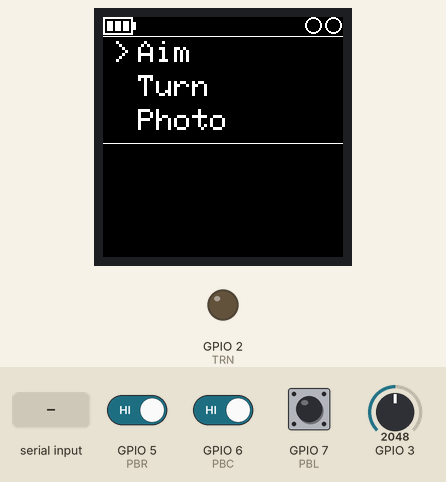
Simulated run of this sketch. Board: ESP32-S3. On the bench: 240×240 colour display, output pins drawn as LEDs (lit = HIGH). Inputs (shaded band) come from the test bench; at power-on: GPIO 5 (PBR) HIGH, GPIO 6 (PBC) HIGH, GPIO 3 = 2048, GPIO 7 (PBL) HIGH.

Above: at 2.4 s.
2.5 s: "f" received over the second serial link
At 3.6 s:
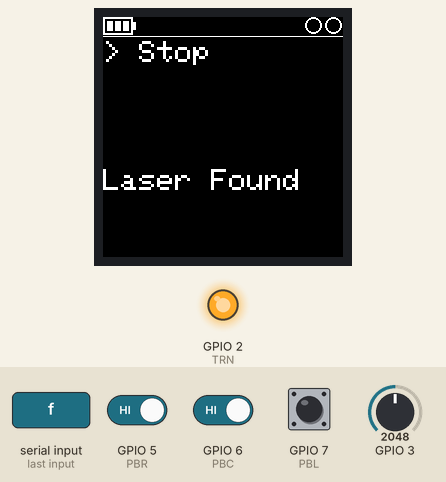
5.5 s: "n" received over the second serial link
At 6.5 s:
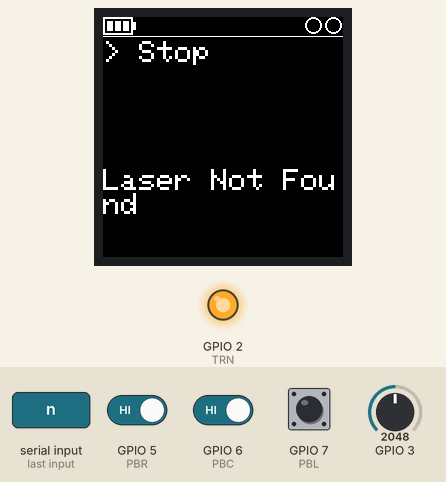
8.5 s: "c" received over the second serial link
At 9.6 s:
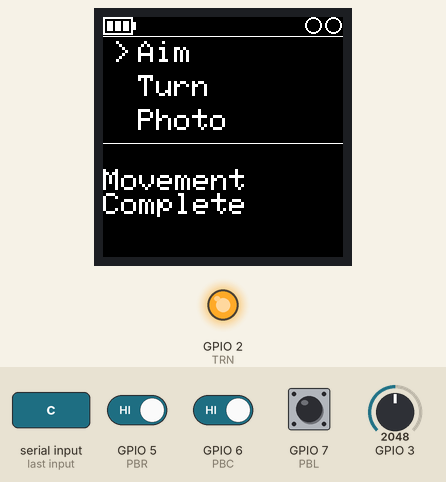
11.5 s: GPIO 5 (PBR) driven LOW
At 12.1 s:
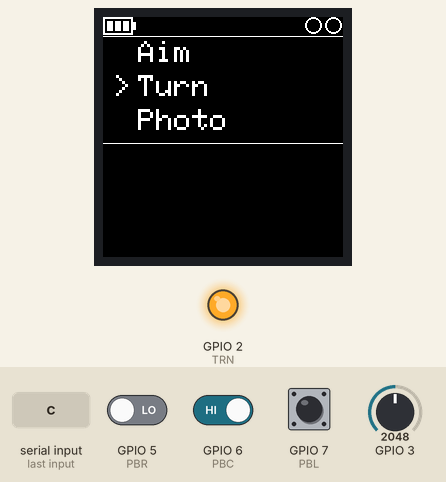
13.0 s: GPIO 6 (PBC) driven LOW
At 14.0 s:
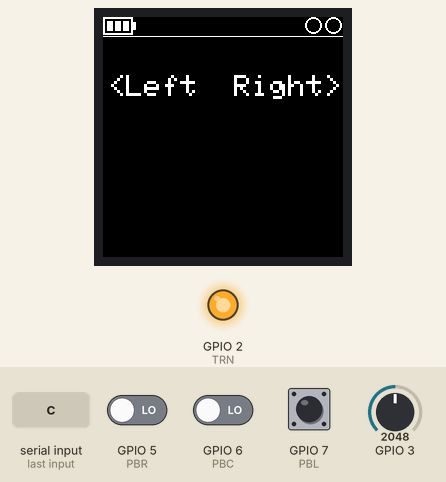
14.5 s: "a" received over the second serial link
At 15.6 s:
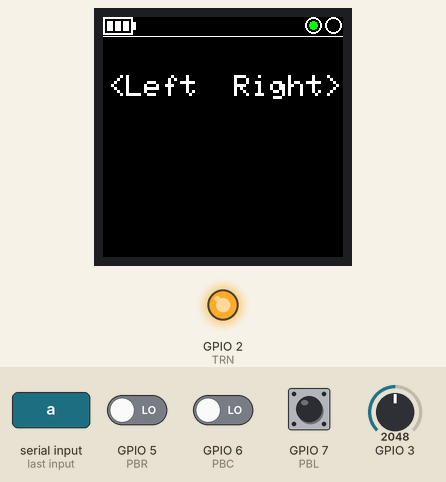
Timing chart, 0 to 17.5 s (numbered marks = the images above; inputs shaded):
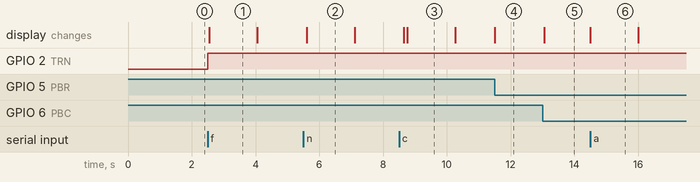

The sketch:

SonySpresense.ino
```cpp
#include <SoftwareSerial.h>
#include <ros.h>
#include <std_msgs/String.h>

#include <SPI.h> //SPI library for the screen

#include <Adafruit_GFX.h>    // Core graphics functions library
#include <Adafruit_ST7789.h> // Hardware-specific library for ST7789

//IO pin definitions
#define TRN 2 // Transistor pin
#define PBR 5 // Right pushbutton pin
#define PBC 6 // Central pushbutton pin
#define PBL 7 // Left pushbutton pin

// Screen pin definitions
#define TFT_CS 10 // SPI Chip Select Pin
#define TFT_RST 9 // SPI Reset Pin
#define TFT_DC 8 // SPI Data/Command Pin

//Ease of use definitions
#define LENGTH(X) (sizeof X/sizeof X[0])// Function for array length
#define LW 34 //Line width
#define YO 24 //Y offset
#define TO 35 //Text offset

Adafruit_ST7789 tft = Adafruit_ST7789(TFT_CS, TFT_DC, TFT_RST);

static int guilen = 3; //Length of Gui Page
static int guipages = 3; //Number of gui page
char guipos = 0; //Current GUI position
char guipg = 0; //Current page of GUI
char* guitext[3][3] = {{"Aim", "Turn", "Photo"}, {"INT1", "INT2", "INT3"}, {"Move", "Back", "Back & Off"}};
char commandtxt[3][3] = {{'A', 'T', 'P'}, {'X', 'Y', 'Z'}, {'M', 'B', 'O'}};
char command = 'A';


bool buttonpress[3] = {false, false, false}; //Debounce flags
bool DF = 1; //Default Menu Flag, If a menu change resukts in
bool LF = 0; //Laser Flag
bool LIF = 0; //Left Intterupt flag, 1 if in turning mode
bool RIF = 0; //Right Interrupt Flag, 1 if in turning mode

int laseroff() {
  digitalWrite(TRN, 1); //Turn off Laser
  LF = 0; //Lower Laser Flag
  tft.fillCircle(230, 8, 4, ST77XX_BLACK); //Turn off top GUI Indicator
  return 0; //Return 0 to deconstruct original timer
}
void laseron() {
  digitalWrite(TRN, 0);
  LF = 1;
  tft.fillCircle(230, 8, 4, ST77XX_BLUE);
}
void fire() { //Fire command that lets only the 'M','P' and 'S' command get transmitted
  switch (command) {
    case 'M':
      Serial2.write(command);
      break;
    case 'P':
      Serial2.write(command);
      screenstate(command);
      break;
    case 'S':
      Serial2.write(command);
      screenstate(command);
      break;
    default:
      screenstate(command);
      break;
  }
}
void guiup() {
  if (guipos > 0) {
    tft.setCursor(10, YO + guipos * LW);
    tft.setTextColor(ST77XX_BLACK);
    tft.print(">");  //Delete old cursor

    guipos--; //Decrement gui position
    command = commandtxt[guipg][guipos]; //Change active command

    tft.setCursor(10, YO + guipos * LW);
    tft.setTextColor(ST77XX_WHITE);
    tft.print(">"); //Print new cursor
  } else if ((guipos == 0) && (guipg != 0) && (guipg != 2)) {
    tft.setCursor(10, YO + guipos * LW);
    tft.setTextColor(ST77XX_BLACK);
    tft.print(">"); //Delete old cursor

    guipos = guilen - 1; //Increment gui position
    guipg--;
    command = commandtxt[guipg][guipos]; //Change active command
    printmenu(); //Change to new page
  }
}

void guidown() {
  if (guipos < (guilen - 1)) {
    tft.setCursor(10, YO + guipos * LW);
    tft.setTextColor(ST77XX_BLACK);
    tft.print(">"); //Delete old cursor

    guipos++; //Increment gui position
    command = commandtxt[guipg][guipos]; //Change active command

    tft.setCursor(10, YO + guipos * LW);
    tft.setTextColor(ST77XX_WHITE);
    tft.print(">"); //Print new cursor
  } else if ((guipos == (guilen - 1)) && (guipg < (guipages - 2))) {
    tft.setCursor(10, YO + guipos * LW);
    tft.setTextColor(ST77XX_BLACK);
    tft.print(">"); //Delete old cursor

    guipos = 0; //Increment gui position
    guipg++;
    command = commandtxt[guipg][guipos]; //Change active command
    printmenu(); //Change to new page
  }
}

void Tleft() { //ISR for left button in turn mode
  Serial2.write('L');
}
void Tright() { //ISR for right button in turn mode
  Serial2.write('R');
}
void left() {//ISR for left button in menu mode
  static unsigned long OldIntTimeL;
  unsigned long IntTimeL = millis();
  if ((IntTimeL - OldIntTimeL) > 100) {
    guiup();
  }
  OldIntTimeL = IntTimeL;
}
void right() {//ISR for right button in menu mode
  static unsigned long OldIntTimeR;
  unsigned long IntTimeR = millis();
  if ((IntTimeR - OldIntTimeR) > 100) {
    guidown();
  }
  OldIntTimeR = IntTimeR;
}
void centre() {//ISR for centre/fire/trigger button
  static unsigned long OldIntTimeC;
  unsigned long IntTimeC = millis();
  if ((IntTimeC - OldIntTimeC) > 100) {
    fire();
  }
  OldIntTimeC = IntTimeC;
}
void setup() {
  Serial2.begin(115200);
  tftsetup();

  pinMode(TRN, OUTPUT);
  pinMode(PBL, INPUT);
  pinMode(PBC, INPUT);
  pinMode(PBR, INPUT);
  attachInterrupt(digitalPinToInterrupt(PBL), left, FALLING);
  attachInterrupt(digitalPinToInterrupt(PBR), right, FALLING);
  LIF = 1;
  RIF = 1;
  attachInterrupt(digitalPinToInterrupt(PBC), centre, FALLING);
  delay(1000);
}

void loop() {
  if (Serial2.available()) {
    char cmd = Serial2.read(); //Incoming feedback from ESP32
    switch (cmd) { //Switch statements for parsing type of command
      case 'a': //Flashes green indicator that command has been ackowledged
        tft.fillCircle(210, 8, 4, ST77XX_GREEN);
        delay(1500);
        tft.fillCircle(210, 8, 4, ST77XX_BLACK);
        break;
      case 'n': //Briefly flashes message on screen
        delay(100);
        tft.setTextColor(ST77XX_WHITE);
        tft.setCursor(0, YO + 128);
        tft.print("Laser Not Found");
        delay(1500);
        tft.setTextColor(ST77XX_BLACK);
        tft.setCursor(0, YO + 128);
        tft.print("Laser Not Found");
        break;
      case 'f'://Briefly flashes message on screen
        laseroff();
        screenstate('f');
        tft.setTextColor(ST77XX_WHITE);
        tft.setCursor(0, YO + 128);
        tft.print("Laser Found");
        delay(1500);
        tft.setTextColor(ST77XX_BLACK);
        tft.setCursor(0, YO + 128);
        tft.print("Laser Found");
        break;
      case 'c': //Briefly flashes message on screen and returns to default menu state
        screenstate(cmd);
        delay(100);
        tft.setTextColor(ST77XX_WHITE);
        tft.setCursor(0, YO + 128);
        tft.print("Movement\nComplete");
        delay(1500);
        tft.setTextColor(ST77XX_BLACK);
        tft.setCursor(0, YO + 128);
        tft.print("Movement\nComplete");
        break;
      case 'w': //Draws a connected symbol on the screen
        tft.drawRoundRect(170, 0, 25, 14, 8, ST77XX_WHITE);
        tft.drawRoundRect(171, 1, 23, 12, 8, ST77XX_WHITE);
        tft.drawRoundRect(160, 4, 25, 14, 8, ST77XX_WHITE);
        tft.drawRoundRect(161, 5, 23, 12, 8, ST77XX_WHITE);
        break;
      case 'q': //Removes the connected symbol on the screen
        tft.drawRoundRect(170, 0, 25, 14, 8, ST77XX_BLACK);
        tft.drawRoundRect(171, 1, 23, 12, 8, ST77XX_BLACK);
        tft.drawRoundRect(160, 4, 25, 14, 8, ST77XX_BLACK);
        tft.drawRoundRect(161, 5, 23, 12, 8, ST77XX_BLACK);
        break;
    }
  }
}
void clr() {//Clears the lower end of the screen
  tft.fillRect(0, YO - 4, 240, 240 - 4 - YO, ST77XX_BLACK);
  tft.setTextColor(ST77XX_WHITE);
}
void screenstate(char ScrSt) {
  switch (ScrSt) {
    case 'A': //Menu State for Aiming
      clr();
      laseron();
      guipos = 0;
      guipg = 2;
      printmenu();
      command = commandtxt[guipg][guipos];
      DF = 0;
      break;
    case 'O': //Exiting aiming sate and turning off laser
      clr();
      laseroff();
      guipos = 0;
      guipg = 0;
      printmenu();
      command = commandtxt[guipg][guipos];
      DF = 1;
      break;
    case 'f': //State for while the robot is in motion
      detachInterrupt(digitalPinToInterrupt(PBL));
      detachInterrupt(digitalPinToInterrupt(PBR));
      LIF = 0;
      RIF = 0;
      tft.setCursor(10, guipos * LW + YO);
      tft.setTextColor(ST77XX_BLACK);
      tft.print(">");
      command = 'S';
      clr();
      tft.setCursor(0, YO + 0);
      tft.print("> Stop");
      DF = 0;
      break;
    case 'T': //State for the turning mode
      detachInterrupt(digitalPinToInterrupt(PBL));
      detachInterrupt(digitalPinToInterrupt(PBR));
      attachInterrupt(digitalPinToInterrupt(PBL), Tleft, FALLING);
      attachInterrupt(digitalPinToInterrupt(PBR), Tright, FALLING);
      LIF = 1;
      RIF = 1;
      clr();
      tft.setCursor(5, YO + LW);
      tft.print("<Left  Right>");
      command = 'B';
      DF = 0;
      break;
    default: //Default menu state
      if (DF == 0) {

        //Reset Interrupts to default state
        if  (LIF == 1) {
          detachInterrupt(digitalPinToInterrupt(PBL));
        }
        if (RIF == 1) {
          detachInterrupt(digitalPinToInterrupt(PBR));
        }
        delay (100);
        attachInterrupt(digitalPinToInterrupt(PBL), left, FALLING);
        attachInterrupt(digitalPinToInterrupt(PBR), right, FALLING);
        guipos = 0;
        guipg = 0;
        command = commandtxt[guipg][guipos];
        printmenu();
      }
      DF = 1;
      break;
  }
}
void printmenu() {//Function that prints the menu updates the battery level
  clr();
  for (int i = 0; i < guilen; i++) {
    tft.setCursor(TO, YO + i * LW);
    tft.print(guitext[guipg][i]);
  }
  tft.setCursor(10, YO + guipos * LW);
  tft.setTextColor(ST77XX_WHITE);
  tft.print(">");
  tft.drawLine(0, guilen * LW + YO, 240, guilen * LW + YO, ST77XX_WHITE);
  printbl();
}

void printbl() { //Function that prints the battery level indicator
  //Values obtained from the EasyPack XL charge curve in datasheet
  int lvl = analogRead(A2);
  tft.drawRect(0, 0, 30, 18, ST77XX_WHITE);
  tft.drawRect(1, 1, 28, 16, ST77XX_WHITE);
  tft.fillRect(30, 5, 3, 8, ST77XX_WHITE);
  if (lvl > 0) {
    tft.fillRect(4, 4, 6, 10, ST77XX_WHITE);
    tft.fillRect(12, 4, 6, 10, ST77XX_BLACK);
    tft.fillRect(20, 4, 6, 10, ST77XX_BLACK);
  }
  if (lvl > 664) {
    tft.fillRect(4, 4, 6, 10, ST77XX_WHITE);
    tft.fillRect(12, 4, 6, 10, ST77XX_WHITE);
    tft.fillRect(20, 4, 6, 10, ST77XX_BLACK);
  }
  if (lvl > 845) {
    tft.fillRect(4, 4, 6, 10, ST77XX_WHITE);
    tft.fillRect(12, 4, 6, 10, ST77XX_WHITE);
    tft.fillRect(20, 4, 6, 10, ST77XX_WHITE);
  }
}

void tftsetup() {
  //Initial Setup of screen
  tft.init(240, 240);
  tft.fillScreen(ST77XX_BLACK);
  tft.setTextColor(ST77XX_WHITE);
  tft.setTextSize(3);

  //TopGUI
  tft.drawLine(0, YO - 5, 240, YO - 5, ST77XX_WHITE); //Line Separator
  tft.drawCircle(230, 8, 8, ST77XX_WHITE); //Laser indicator circle
  tft.drawCircle(230, 8, 7, ST77XX_WHITE);
  tft.drawCircle(210, 8, 8, ST77XX_WHITE); //Acknowledgement indicator circle
  tft.drawCircle(210, 8, 7, ST77XX_WHITE);
  printbl();

  //Print UI menu
  guipos = 0;
  printmenu();
}
```

Measured:
- after the input at 2.5 s, GPIO 2 (TRN): LOW → HIGH at once; the display: changes after 0.05 s (image 1)
- after the input at 5.5 s, the display: changes after 0.10 s (image 2)
- after the input at 8.5 s, the display: first changes after 0.15 s (image 3 shows a later state)
- after the input at 11.5 s, the display: changes at once (image 4)
- after the input at 13.0 s, the display: changes after 0.05 s (image 5)
- after the input at 14.5 s, the display: changes at once (image 6)
- what the display in image 1 shows lasts 1.5 s, from 2.6 s to 4.1 s
